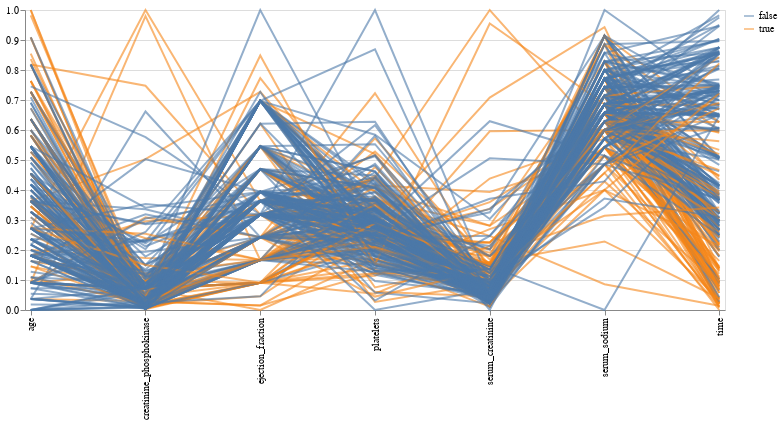

Notebook source saved alongside this figure:
### Code cell
aly.parcoord(heart_failure_data,color = 'DEATH_EVENT')

### Figure 1 — Vega specification as saved in the notebook (floating-point values rounded to 4 significant figures; data arrays with more than 128 entries replaced by an {"elided": "..."} marker saying what was removed)
{"$schema": "https://vega.github.io/schema/vega/v5.json", "data": [{"name": "param_4_store"}, {"name": "source_0", "values": {"elided": "2093 records"}}, {"name": "source_0_x_domain_key", "values": [{"key": "age"}, {"key": "creatinine_phosphokinase"}, {"key": "ejection_fraction"}, {"key": "platelets"}, {"key": "serum_creatinine"}, {"key": "serum_sodium"}, {"key": "time"}]}, {"name": "source_0_y_domain_value", "values": [{"min": 0.0, "max": 1.0}]}, {"name": "source_0_color_domain_DEATH_EVENT", "values": [{"DEATH_EVENT": true}, {"DEATH_EVENT": false}]}], "signals": [{"name": "unit", "value": {}, "on": [{"events": "pointermove", "update": "isTuple(group()) ? group() : unit"}]}, {"name": "param_4_DEATH_EVENT_legend", "value": null, "on": [{"events": [{"source": "view", "markname": "DEATH_EVENT_legend_symbols", "type": "click"}, {"source": "view", "markname": "DEATH_EVENT_legend_labels", "type": "click"}, {"source": "view", "markname": "DEATH_EVENT_legend_entries", "type": "click"}], "update": "isDefined(datum.value) ? datum.value : item().items[0].items[0].datum.value", "force": true}, {"events": [{"source": "view", "type": "click"}], "update": "!event.item || !datum ? null : param_4_DEATH_EVENT_legend", "force": true}]}, {"name": "param_4", "update": "vlSelectionResolve(\"param_4_store\", \"union\", true, true)"}, {"name": "param_4_tuple", "update": "param_4_DEATH_EVENT_legend !== null ? {fields: param_4_tuple_fields, values: [param_4_DEATH_EVENT_legend]} : null"}, {"name": "param_4_tuple_fields", "value": [{"type": "E", "field": "DEATH_EVENT"}]}, {"name": "param_4_toggle", "value": false, "on": [{"events": {"merge": [{"source": "view", "type": "click"}]}, "update": "event.shiftKey"}]}, {"name": "param_4_modify", "on": [{"events": {"signal": "param_4_tuple"}, "update": "modify(\"param_4_store\", param_4_toggle ? null : param_4_tuple, param_4_toggle ? null : true, param_4_toggle ? param_4_tuple : null)"}]}], "marks": [{"type": "group", "name": "pathgroup", "from": {"facet": {"data": "source_0", "name": "faceted_path_main", "groupby": ["DEATH_EVENT", "index"]}}, "encode": {"update": {"height": {"field": {"signal": null, "datum": null, "group": "height", "parent": null}}, "width": {"field": {"signal": null, "datum": null, "group": "width", "parent": null}}}}, "marks": [{"type": "line", "name": "marks", "from": {"data": "faceted_path_main"}, "sort": {"field": "x"}, "encode": {"update": {"opacity": [{"value": 0.6, "test": "!length(data(\"param_4_store\")) || vlSelectionTest(\"param_4_store\", datum)"}, {"value": 0.05}], "y": {"field": "value", "scale": "y"}, "x": {"field": "key", "scale": "x"}, "stroke": {"field": "DEATH_EVENT", "scale": "color"}, "defined": {"signal": "isValid(datum[\"value\"]) && isFinite(+datum[\"value\"])"}}}, "style": ["line"], "interactive": true}]}], "scales": [{"name": "x", "type": "point", "domain": {"data": "source_0_x_domain_key", "field": "key", "sort": true}, "range": [0, {"signal": "width"}], "padding": 0.05}, {"name": "y", "type": "linear", "domain": [{"signal": "(data(\"source_0_y_domain_value\")[0] || {}).min"}, {"signal": "(data(\"source_0_y_domain_value\")[0] || {}).max"}], "range": [{"signal": "height"}, 0], "nice": true, "zero": true}, {"name": "color", "type": "ordinal", "domain": {"data": "source_0_color_domain_DEATH_EVENT", "field": "DEATH_EVENT", "sort": true}, "range": "category"}], "axes": [{"scale": "y", "minExtent": 0, "orient": "left", "domain": false, "gridScale": "x", "grid": true, "maxExtent": 0, "tickCount": {"signal": "ceil(height/40)"}, "zindex": 0, "ticks": false, "aria": false, "labels": false}, {"scale": "x", "orient": "bottom", "grid": false, "labelAlign": "right", "zindex": 0, "labelAngle": 270, "labelBaseline": "middle"}, {"scale": "y", "labelOverlap": true, "tickCount": {"signal": "ceil(height/40)"}, "orient": "left", "zindex": 0, "grid": false}], "style": "cell", "background": "white", "width": 700, "legends": [{"stroke": "color", "symbolType": "stroke", "encode": {"labels": {"name": "DEATH_EVENT_legend_labels", "interactive": true, "update": {"opacity": [{"test": "(!length(data(\"param_4_store\")) || (param_4[\"DEATH_EVENT\"] && indexof(param_4[\"DEATH_EVENT\"], datum.value) >= 0))", "value": 1}, {"value": 0.35}]}}, "symbols": {"name": "DEATH_EVENT_legend_symbols", "interactive": true, "update": {"opacity": [{"test": "(!length(data(\"param_4_store\")) || (param_4[\"DEATH_EVENT\"] && indexof(param_4[\"DEATH_EVENT\"], datum.value) >= 0))", "value": 0.6}, {"value": 0.35}]}}, "entries": {"name": "DEATH_EVENT_legend_entries", "interactive": true, "update": {"fill": {"value": "transparent"}}}}}], "height": 300, "padding": 5}
